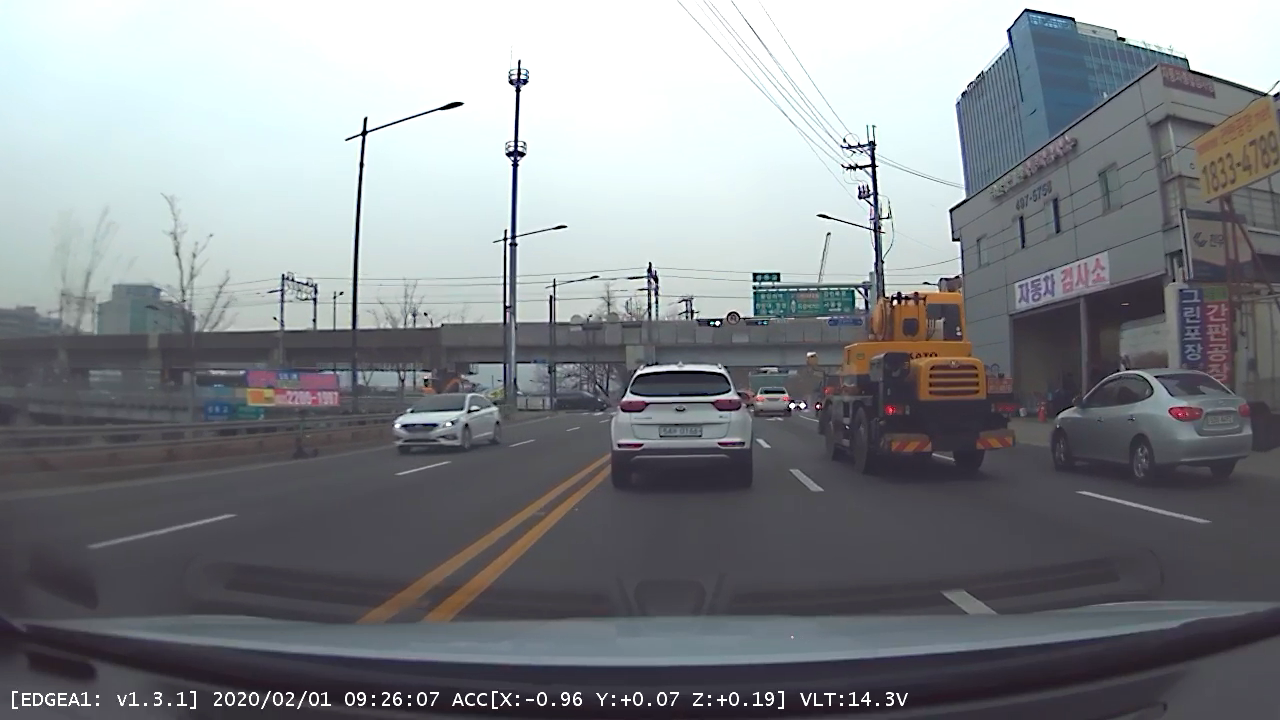
#> input picture Data/blackbox_images/image_01.png, 1280 x 720 px
$ python 13_Image_Split_Color_Trackbar_HSV.py
#> lines starting #> are read from the running program, lines starting #| are printed output that depends on the picture; after the words box and inside, x2 and y2 are one past the last pixel; in counts of white or black regions, pixels touching at a corner belong together
### OpenCV/Utils/utils.py
import os
from .wrapper import *


class PathClass():
    def __init__(self):
        path, _ = os.path.split(os.path.abspath(__file__))
        self.data_root = os.path.join(path, "..", "..", "Data")
        self.data_name_list = os.listdir(self.data_root)
        # ['blackbox_images', 'blackbox_videos', 'lanedetection_videos', 'lanedetection_images', 'trafficlight_images', 'trafficlight_videos']


    def get_data(self, get_data_string):
#> called with get_data_string = 'blackbox_images'
        data_root = os.path.join(self.data_root, get_data_string)
        init_list = os.listdir(data_root)
        data_list = []
        for data_name in init_list:
            data_list.append(os.path.join(data_root, data_name))
        return data_list


    def __call__(self, get_data_string):
        if get_data_string in self.data_name_list:
            return self.get_data(get_data_string)
        else:
            print("Wrong data name")
            exit()


def get_single_data(get_data_string, index=0):
    pathClass = PathClass()
    data_list = pathClass(get_data_string)
    return data_list[index]


# [4 lines left out: function get_multiple_datas, not called in this run]


def get_single_image(get_data_string = 'blackbox_images', index=0):
    return get_single_data(get_data_string, index)


def get_single_video(get_data_string = 'blackbox_videos', index=0):
    return get_single_data(get_data_string, index)


def get_multiple_images(get_data_string = 'blackbox_images'):
    return get_multiple_datas(get_data_string)


def get_multiple_videos(get_data_string = 'blackbox_videos'):
    return get_multiple_datas(get_data_string)


# [7 lines left out: function processingSingleImage, not called in this run]


def processingSingleVideo(videoPath, outputPath = "output.avi"):
    videoProcessing(videoPath, outputPath)
    return


# [4 lines left out: function processingMultipleImages, not called in this run]


def processingMultipleVideos(videoList):
    for index, videoPath in enumerate(videoList):
        processingSingleVideo(videoPath, "output_{}.avi".format(index))

### OpenCV/Utils/wrapper.py
import cv2
import numpy as np


# [27 lines left out: functions imageProcessing, checkValidImage, not called in this run]


def imageRead(openpath, flag=cv2.IMREAD_COLOR):
#> called with flag = 1
    image = cv2.imread(openpath, flag)
#> image is the input picture: shape (720, 1280, 3); mean B, G, R 137.5, 133.3, 129.8
    if image is not None:
        print("Image Opened")
        return image
    else:
        print("Image Not Opened")
        print("Program Abort")
        exit()


# [5 lines left out: function imageShow, not called in this run]


def imageWrite(imagename, image):
    return cv2.imwrite(imagename, image)


def imageCopy(src_image):
    return np.copy(src_image)


# [49 lines left out: functions videoProcessing, imageParameters, not called in this run]


def getPixel(image, x, y, c=None):
    return image[y, x, c]


def setPixel(image, x, y, value, c=None):
    image[y, x, c] = value
    return image


def cutRectROI(image, x1, y1, x2, y2):
    return image[y1:y2, x1:x2]


# [26 lines left out: functions pasteRectROI, makeBlackImage, fillPolyROI, not called in this run]


def polyROI(image, points):
    mask = fillPolyROI(image, points)
    return cv2.bitwise_and(image, mask)


def convertColor(image, flag=cv2.COLOR_BGR2GRAY):
#> called with flag = 40
    return cv2.cvtColor(image, flag)
#> returned value: shape (720, 1280, 3); mean H, S, V 100.9, 28, 139.3


def splitImage(image):
    return cv2.split(image)


def mergeImage(channel1, channel2, channel3):
    return cv2.merge((channel1, channel2, channel3))


def rangeColor(image, lower, upper):
    result = imageCopy(image)
    return cv2.inRange(result, lower, upper)


def splitColor(image, lower, upper):
    result = imageCopy(image)
    mask = rangeColor(result, lower, upper)
    return cv2.bitwise_and(result, result, mask=mask)


def drawLine(image, point1, point2, color=(255, 0, 0), thickness=3, lineType=cv2.LINE_AA):
    result = imageCopy(image)
    return cv2.line(result, point1, point2, color, thickness, lineType)


def drawRect(image, point1, point2, color=(255, 0, 0), thickness=3, lineType=cv2.LINE_AA):
    result = imageCopy(image)
    return cv2.rectangle(result, point1, point2, color, thickness, lineType)


def drawCircle(image, center, radius, color=(255, 0, 0), thickness=3, lineType=cv2.LINE_AA):
    result = imageCopy(image)
    return cv2.circle(result, center, radius, color, thickness, lineType)


def drawEllipse(image, center, axis, angle, startAngle, endAngle, color=(255, 0, 0), thickness=3, lineType=cv2.LINE_AA):
    result = imageCopy(image)
    return cv2.ellipse(result, center, axis, angle, startAngle, endAngle, color, thickness, lineType)


# [4 lines left out: function drawPolygon, not called in this run]


def drawText(image, text, point=(10, 10), font=cv2.FONT_HERSHEY_PLAIN, fontScale=2.0, color=(255,255,255), thickness=3, lineType=cv2.LINE_AA):
    result = imageCopy(image)
    return cv2.putText(result, text, point, font, fontScale, color, thickness, lineType)


def addImage(image1, image2):
    return cv2.add(image1, image2)


# [5 lines left out: function addWeightedImage, not called in this run]


def imageThreshold(image, thresh=128, maxval=255, type=cv2.THRESH_BINARY):
    _, res = cv2.threshold(image, thresh=thresh, maxval=maxval, type=type)
    return res


def imageBlur(image, ksize):
    size = ((ksize+1) * 2 - 1, (ksize+1) * 2 - 1)
    return cv2.blur(image, size)


def imageGaussianBlur(image, ksize, sigmaX, sigmaY):
    size = ((ksize+1) * 2 - 1, (ksize+1) * 2 - 1)
    return cv2.GaussianBlur(image, ksize=size, sigmaX=sigmaX, sigmaY=sigmaY)


def imageMedianBlur(image, size):
    ksize = (size+1) * 2 - 1
    return cv2.medianBlur(image, ksize)


def imageBilateralFilter(image, size, sigmaColor, sigmaSpace):
    d = (size+1) * 2 - 1
    return cv2.bilateralFilter(image, d, sigmaColor=sigmaColor, sigmaSpace=sigmaSpace)


def imageFiltering(image, kernel, ddepth=-1):
    return cv2.filter2D(image, ddepth, kernel)


# [22 lines left out: functions imageEdgePrewitt, imageEdgeSobel, imageEdgeScharr, not called in this run]


def imageEdgeLaplacianCV(image):
    return cv2.Laplacian(image, -1)


# [14 lines left out: functions imageEdgeLaplacianFilter2D, imageEdgeLoG, not called in this run]


def cannyEdge(image, threshold1=100, threshold2=200):
    return cv2.Canny(image, threshold1, threshold2)


# [30 lines left out: functions computeHist, histogramEqualize, not called in this run]


def imageDilation(image, kernel, iterations):
    return cv2.dilate(image, kernel=kernel, iterations=iterations)


def imageErosion(image, kernel, iterations):
    return cv2.erode(image, kernel=kernel, iterations=iterations)


# [17 lines left out: functions imageMorphologicalGradient, imageOpening, imageClosing, not called in this run]


def imageMorphologyKernel(flag=cv2.MORPH_RECT, size=5):
    return cv2.getStructuringElement(flag, (size, size))


def imageMorphologyEx(image, op, kernel, iterations=1):
    return cv2.morphologyEx(image, op=op, kernel=kernel, iterations=iterations)


# [40 lines left out: functions imageResize, imageTranslation, imageRotation, imageAffineTransformation, imagePerspectiveTransformation, not called in this run]


def houghLines(image, rho=1, theta=np.pi/180, threshold=100):
    return cv2.HoughLines(image, rho, theta, threshold)


# [16 lines left out: function drawHoughLines, not called in this run]


def houghLinesP(image, rho=1.0, theta=np.pi/180, threshold=100, minLineLength=10, maxLineGap=100):
    return cv2.HoughLinesP(image, rho, theta, threshold, minLineLength=minLineLength, maxLineGap=maxLineGap)


# [8 lines left out: function drawHoughLinesP, not called in this run]


def houghCircles(image, method=cv2.HOUGH_GRADIENT, dp = 1, minDist = 10, canny = 50, threshold = 30, minRadius = 0, maxRadius = 0):
    circles = cv2.HoughCircles(image, method, dp, minDist, param1=canny, param2=threshold, minRadius=minRadius, maxRadius=maxRadius)
    return circles


# [59 lines left out: functions drawHoughCircles, splitTwoSideLines, splitOneSideLines, medianPoint, not called in this run]


def interpolate(x1, y1, x2, y2, y):
    return int(float(y - y1) * float(x2-x1) / float(y2-y1) + x1)


# [34 lines left out: functions lineFittingOneSide, lineFitting, not called in this run]

### OpenCV/13_Image_Split_Color_Trackbar_HSV.py
from Utils.wrapper import *
from Utils.utils import *


def nothing(x):
    pass


data = get_single_image()
image = imageRead(data)
image = convertColor(image, cv2.COLOR_BGR2HSV)

img = imageCopy(image)
cv2.namedWindow('image', cv2.WINDOW_GUI_EXPANDED)
cv2.createTrackbar('H_lower', 'image', 0, 255, nothing)
#> slider 'H_lower' is set to 51
cv2.createTrackbar('S_lower', 'image', 0, 255, nothing)
#> slider 'S_lower' is set to 51
cv2.createTrackbar('V_lower', 'image', 0, 255, nothing)
#> slider 'V_lower' is set to 51
cv2.createTrackbar('H_upper', 'image', 180, 255, nothing)
cv2.createTrackbar('S_upper', 'image', 255, 255, nothing)
cv2.createTrackbar('V_upper', 'image', 255, 255, nothing)

while True:
    cv2.imshow('image', img)
    if cv2.waitKey(100) & 0xFF == 27:
#> (key q is pressed here)
        break
    h_l = cv2.getTrackbarPos('H_lower', 'image')
    s_l = cv2.getTrackbarPos('S_lower', 'image')
    v_l = cv2.getTrackbarPos('V_lower', 'image')
    h_u = cv2.getTrackbarPos('H_upper', 'image')
    s_u = cv2.getTrackbarPos('S_upper', 'image')
    v_u = cv2.getTrackbarPos('V_upper', 'image')
    lower = np.array([h_l, s_l, v_l])
    upper = np.array([h_u, s_u, v_u])

    img = splitColor(image, lower, upper)
#> in rangeColor, `return cv2.inRange(result, lower, upper)`:
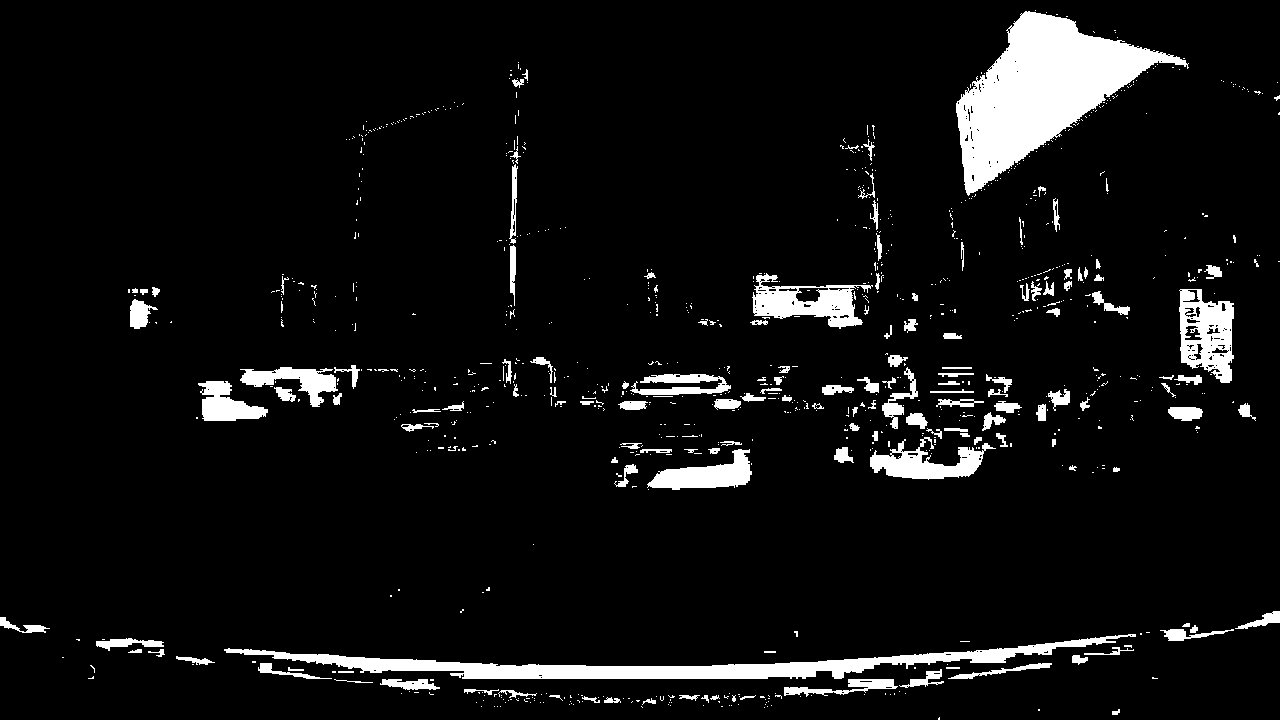
#> returned value: shape (720, 1280); 6.7% white; 946 white regions (793 under 20 px), largest, box (x1, y1, x2, y2) and area: (956, 11, 1189, 196) 18114, (224, 634, 1136, 679) 10046, (1179, 289, 1234, 383) 3286
#> in splitColor, `return cv2.bitwise_and(result, result, mask=mask)`:
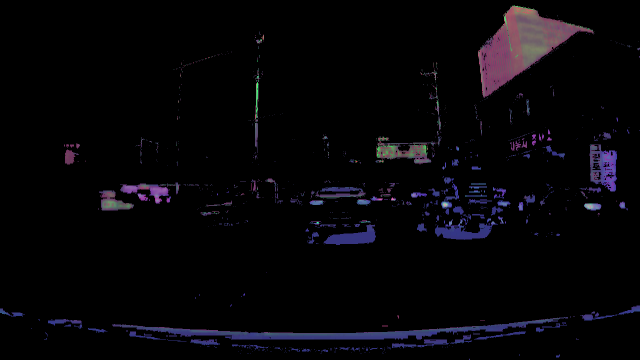
#> returned value: shape (720, 1280, 3) (shown at 1/2 size); mean of channels 0, 1, 2 8, 5, 6.1; drawn as B, G, R
    img = convertColor(img, cv2.COLOR_HSV2BGR)
#> call 2 of convertColor, with flag = 54
#> in convertColor (call 2), `return cv2.cvtColor(image, flag)`:
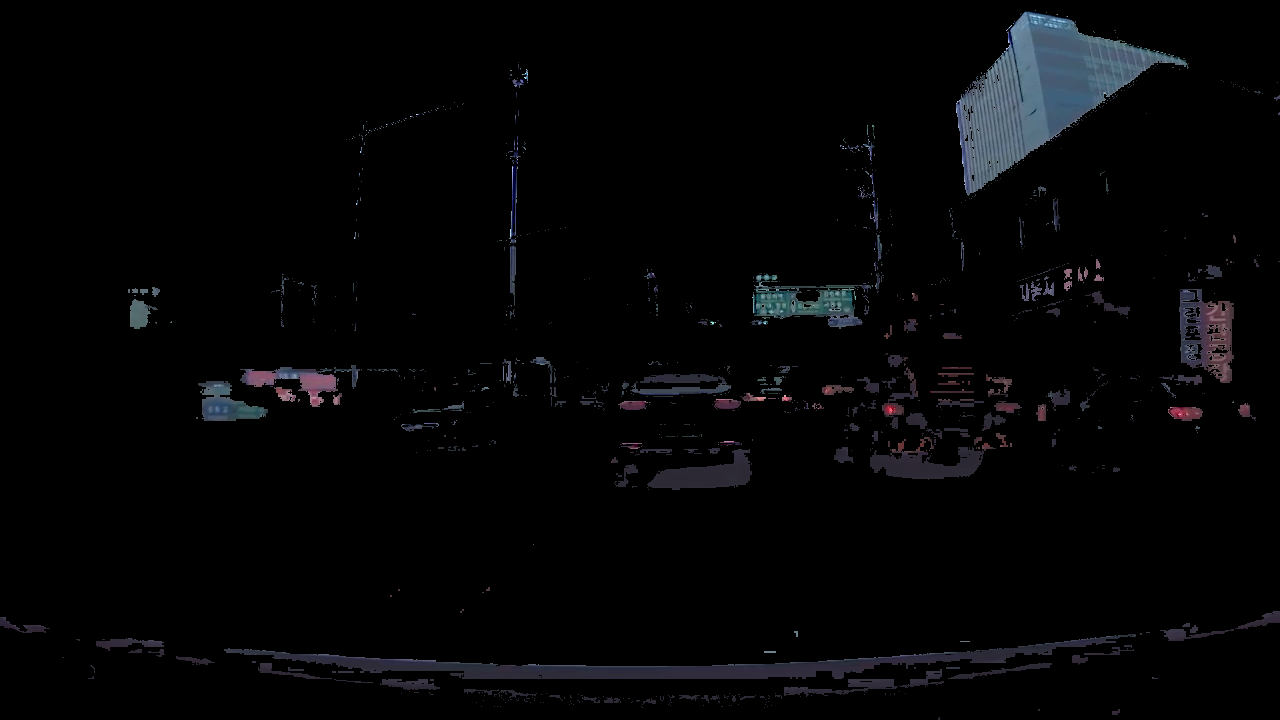
#> returned value: shape (720, 1280, 3); mean B, G, R 5.9, 4.9, 4.5
cv2.destroyAllWindows()

$ run again, on Data/blackbox_images/image_05.png
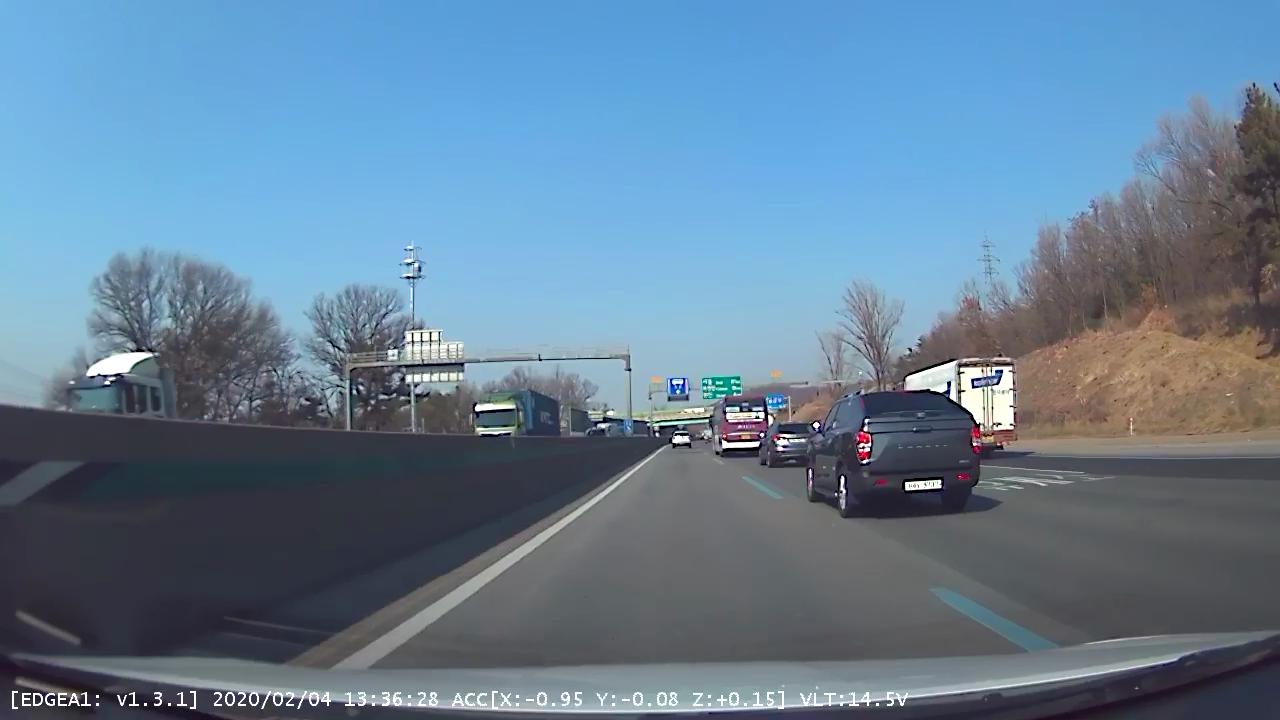
#> input picture Data/blackbox_images/image_05.png, 1280 x 720 px
#> in imageRead, image is the input picture: shape (720, 1280, 3); mean B, G, R 149.9, 127.3, 100.4
#> in rangeColor, `return cv2.inRange(result, lower, upper)`:
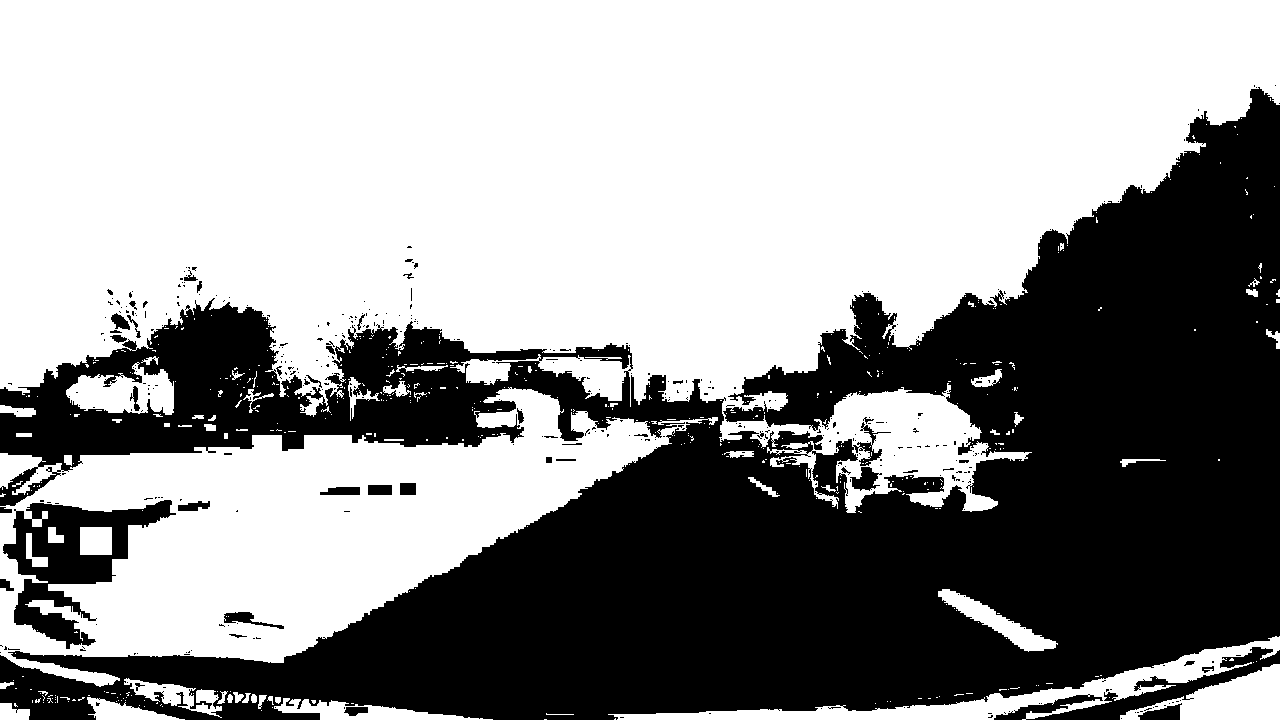
#> returned value: shape (720, 1280); 58.9% white; 413 black regions (369 under 20 px), largest, box (x1, y1, x2, y2) and area: (0, 87, 1280, 720) 359968, (3, 500, 176, 649) 9742, (994, 647, 1280, 720) 4431
#> in convertColor (call 2), `return cv2.cvtColor(image, flag)`:
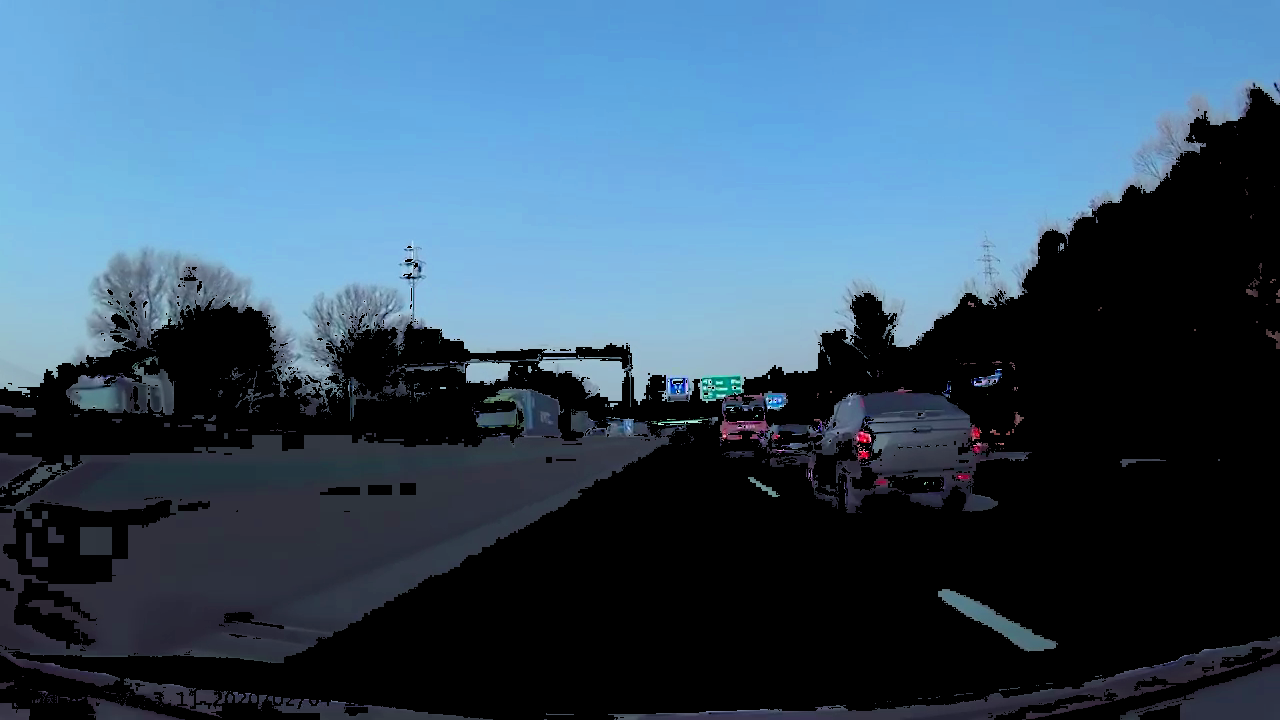
#> returned value: shape (720, 1280, 3); mean B, G, R 106.1, 83.9, 57
